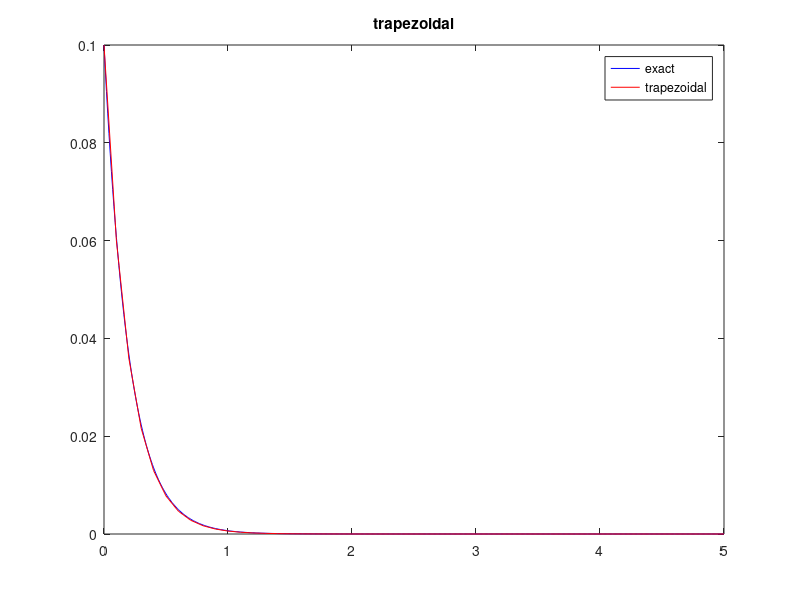

Reproduce this figure in MATLAB.
h=0.1;
N=(5/h)+1;
w=zeros(1,N);
w(1)=0.1;

for i=2:N
   w(i)=w(i-1)*(1-0.5*5*h)/(1+0.5*5*h); 
end
x1=0:h:5;
x=0:(1/100):5;
y=0.1*exp(-5*x);

plot(x,y,'b',x1,w,'r')
title('trapezoidal')
legend('exact','trapezoidal')
